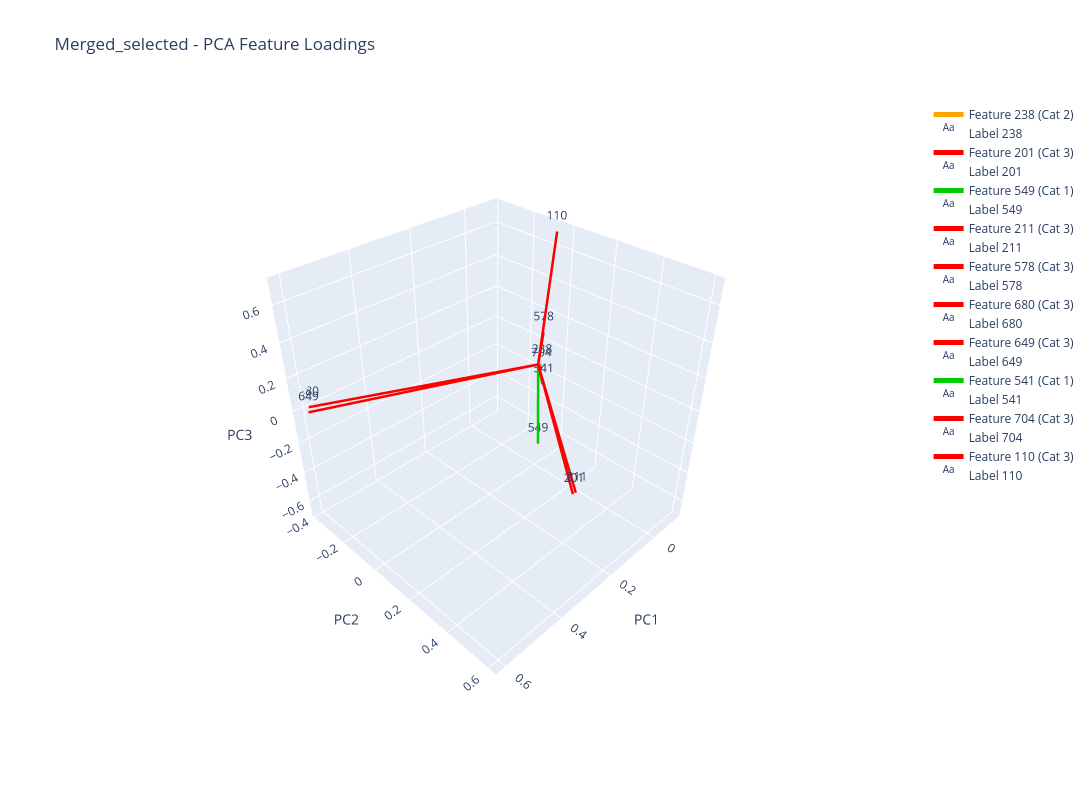

The notebook cell saved with this chart:
### Markdown cell above
## 15.9. Merged_selected 3D visualisation

### Code cell
# From the loadings dataframe:Merged_selected
plot_pca_feature_loadings(Merged_selected, results_Merged_selected_Loadings['Merged_selected_loadings_df'],
                                                analysis_results_Merged_selected,"Merged_selected", plot_3d=True)

### Figure 1 — Plotly figure (JSON) as saved in the notebook; plotly's stock layout.template omitted (floating-point values rounded to 4 significant figures)
{"data": [{"line": {"color": "#FFA500", "width": 5}, "mode": "lines", "name": "Feature 238 (Cat 2)", "type": "scatter3d", "x": [0, -0.02691], "y": [0, -0.01265], "z": [0, -0.03429]}, {"mode": "text", "name": "Label 238", "text": ["238"], "textposition": "top center", "type": "scatter3d", "x": [-0.02691], "y": [-0.01265], "z": [-0.03429]}, {"line": {"color": "#FF0000", "width": 5}, "mode": "lines", "name": "Feature 201 (Cat 3)", "type": "scatter3d", "x": [0, 0.3595], "y": [0, 0.5997], "z": [0, 0.00245]}, {"mode": "text", "name": "Label 201", "text": ["201"], "textposition": "top center", "type": "scatter3d", "x": [0.3595], "y": [0.5997], "z": [0.00245]}, {"line": {"color": "#00CC00", "width": 5}, "mode": "lines", "name": "Feature 549 (Cat 1)", "type": "scatter3d", "x": [0, -0.06538], "y": [0, -0.06225], "z": [0, -0.6708]}, {"mode": "text", "name": "Label 549", "text": ["549"], "textposition": "top center", "type": "scatter3d", "x": [-0.06538], "y": [-0.06225], "z": [-0.6708]}, {"line": {"color": "#FF0000", "width": 5}, "mode": "lines", "name": "Feature 211 (Cat 3)", "type": "scatter3d", "x": [0, 0.3526], "y": [0, 0.6035], "z": [0, 0.005436]}, {"mode": "text", "name": "Label 211", "text": ["211"], "textposition": "top center", "type": "scatter3d", "x": [0.3526], "y": [0.6035], "z": [0.005436]}, {"line": {"color": "#FF0000", "width": 5}, "mode": "lines", "name": "Feature 578 (Cat 3)", "type": "scatter3d", "x": [0, -0.03283], "y": [0, -0.01776], "z": [0, 0.1677]}, {"mode": "text", "name": "Label 578", "text": ["578"], "textposition": "top center", "type": "scatter3d", "x": [-0.03283], "y": [-0.01776], "z": [0.1677]}, {"line": {"color": "#FF0000", "width": 5}, "mode": "lines", "name": "Feature 680 (Cat 3)", "type": "scatter3d", "x": [0, 0.5958], "y": [0, -0.3796], "z": [0, 0.01529]}, {"mode": "text", "name": "Label 680", "text": ["680"], "textposition": "top center", "type": "scatter3d", "x": [0.5958], "y": [-0.3796], "z": [0.01529]}, {"line": {"color": "#FF0000", "width": 5}, "mode": "lines", "name": "Feature 649 (Cat 3)", "type": "scatter3d", "x": [0, 0.6099], "y": [0, -0.3517], "z": [0, 0.0164]}, {"mode": "text", "name": "Label 649", "text": ["649"], "textposition": "top center", "type": "scatter3d", "x": [0.6099], "y": [-0.3517], "z": [0.0164]}, {"line": {"color": "#00CC00", "width": 5}, "mode": "lines", "name": "Feature 541 (Cat 1)", "type": "scatter3d", "x": [0, -0.04401], "y": [0, -0.02462], "z": [0, -0.1864]}, {"mode": "text", "name": "Label 541", "text": ["541"], "textposition": "top center", "type": "scatter3d", "x": [-0.04401], "y": [-0.02462], "z": [-0.1864]}, {"line": {"color": "#FF0000", "width": 5}, "mode": "lines", "name": "Feature 704 (Cat 3)", "type": "scatter3d", "x": [0, -0.03062], "y": [0, -0.01754], "z": [0, -0.06308]}, {"mode": "text", "name": "Label 704", "text": ["704"], "textposition": "top center", "type": "scatter3d", "x": [-0.03062], "y": [-0.01754], "z": [-0.06308]}, {"line": {"color": "#FF0000", "width": 5}, "mode": "lines", "name": "Feature 110 (Cat 3)", "type": "scatter3d", "x": [0, -0.1028], "y": [0, -0.0549], "z": [0, 0.6938]}, {"mode": "text", "name": "Label 110", "text": ["110"], "textposition": "top center", "type": "scatter3d", "x": [-0.1028], "y": [-0.0549], "z": [0.6938]}], "layout": {"height": 800, "scene": {"aspectmode": "cube", "camera": {"center": {"x": 0, "y": 0, "z": 0}, "eye": {"x": 1.5, "y": 1.5, "z": 1.5}, "up": {"x": 0, "y": 0, "z": 1}}, "xaxis": {"title": {"text": "PC1"}}, "yaxis": {"title": {"text": "PC2"}}, "zaxis": {"title": {"text": "PC3"}}}, "showlegend": true, "title": {"text": "Merged_selected - PCA Feature Loadings"}, "width": 1200}}
